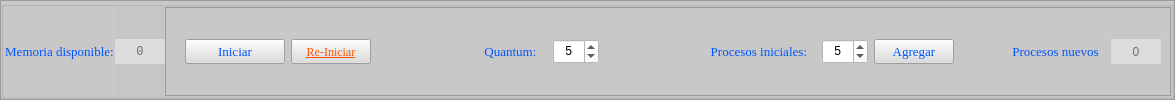
          <widget class="QFrame" name="frame_2">
           <property name="styleSheet">
            <string notr="true">background-color: rgb(200, 200, 200);</string>
           </property>
           <property name="frameShape">
            <enum>QFrame::StyledPanel</enum>
           </property>
           <property name="frameShadow">
            <enum>QFrame::Raised</enum>
           </property>
           <layout class="QGridLayout" name="gridLayout_4">
            <property name="leftMargin">
             <number>0</number>
            </property>
            <property name="topMargin">
             <number>0</number>
            </property>
            <property name="rightMargin">
             <number>0</number>
            </property>
            <property name="bottomMargin">
             <number>0</number>
            </property>
            <property name="spacing">
             <number>0</number>
            </property>
            <item row="0" column="0">
             <widget class="QGroupBox" name="groupBox_4">
              <property name="minimumSize">
               <size>
                <width>0</width>
                <height>50</height>
               </size>
              </property>
              <property name="title">
               <string/>
              </property>
              <layout class="QHBoxLayout" name="horizontalLayout_4">
               <property name="spacing">
                <number>0</number>
               </property>
               <property name="leftMargin">
                <number>0</number>
               </property>
               <property name="topMargin">
                <number>0</number>
               </property>
               <property name="rightMargin">
                <number>0</number>
               </property>
               <property name="bottomMargin">
                <number>0</number>
               </property>
               <item>
                <layout class="QHBoxLayout" name="horizontalLayout_3">
                 <property name="spacing">
                  <number>0</number>
                 </property>
                 <item>
                  <widget class="QLabel" name="label">
                   <property name="minimumSize">
                    <size>
                     <width>111</width>
                     <height>0</height>
                    </size>
                   </property>
                   <property name="maximumSize">
                    <size>
                     <width>160</width>
                     <height>16777215</height>
                    </size>
                   </property>
                   <property name="font">
                    <font>
                     <family>Times New Roman</family>
                     <pointsize>10</pointsize>
                    </font>
                   </property>
                   <property name="styleSheet">
                    <string notr="true">color: rgb(0, 85, 255);</string>
                   </property>
                   <property name="text">
                    <string>Memoria disponible:</string>
                   </property>
                   <property name="alignment">
                    <set>Qt::AlignCenter</set>
                   </property>
                  </widget>
                 </item>
                 <item>
                  <widget class="QLineEdit" name="le_memoria_restante">
                   <property name="minimumSize">
                    <size>
                     <width>50</width>
                     <height>25</height>
                    </size>
                   </property>
                   <property name="maximumSize">
                    <size>
                     <width>50</width>
                     <height>16777215</height>
                    </size>
                   </property>
                   <property name="font">
                    <font>
                     <family>Consolas</family>
                    </font>
                   </property>
                   <property name="styleSheet">
                    <string notr="true">background-color: rgb(220, 220, 220);</string>
                   </property>
                   <property name="frame">
                    <bool>false</bool>
                   </property>
                   <property name="alignment">
                    <set>Qt::AlignCenter</set>
                   </property>
                   <property name="readOnly">
                    <bool>true</bool>
                   </property>
                   <property name="placeholderText">
                    <string>0</string>
                   </property>
                  </widget>
                 </item>
                </layout>
               </item>
               <item>
                <widget class="QFrame" name="frame_5">
                 <property name="minimumSize">
                  <size>
                   <width>900</width>
                   <height>0</height>
                  </size>
                 </property>
                 <property name="frameShape">
                  <enum>QFrame::StyledPanel</enum>
                 </property>
                 <property name="frameShadow">
                  <enum>QFrame::Raised</enum>
                 </property>
                 <layout class="QHBoxLayout" name="horizontalLayout_13">
                  <item>
                   <spacer name="horizontalSpacer_8">
                    <property name="orientation">
                     <enum>Qt::Horizontal</enum>
                    </property>
                    <property name="sizeType">
                     <enum>QSizePolicy::Minimum</enum>
                    </property>
                    <property name="sizeHint" stdset="0">
                     <size>
                      <width>10</width>
                      <height>20</height>
                     </size>
                    </property>
                   </spacer>
                  </item>
                  <item>
                   <widget class="QPushButton" name="pb_iniciar">
                    <property name="minimumSize">
                     <size>
                      <width>100</width>
                      <height>25</height>
                     </size>
                    </property>
                    <property name="font">
                     <font>
                      <family>Times New Roman</family>
                      <pointsize>10</pointsize>
                     </font>
                    </property>
                    <property name="styleSheet">
                     <string notr="true">
QPushButton {
   
	background-color: rgb(220, 220, 220);
	
	color: rgb(0, 85, 255);

}

QPushButton:hover {
    
	background-color: rgb(255, 255, 255);
}


QPushButton:pressed {
   
	background-color: rgb(190, 190, 190);
	
	color: rgb(0, 170, 0);
}</string>
                    </property>
                    <property name="text">
                     <string>Iniciar</string>
                    </property>
                    <property name="checkable">
                     <bool>false</bool>
                    </property>
                   </widget>
                  </item>
                  <item>
                   <widget class="QPushButton" name="pb_re_iniciar">
                    <property name="minimumSize">
                     <size>
                      <width>70</width>
                      <height>25</height>
                     </size>
                    </property>
                    <property name="font">
                     <font>
                      <family>Times New Roman</family>
                      <pointsize>9</pointsize>
                      <weight>50</weight>
                      <italic>false</italic>
                      <bold>false</bold>
                      <underline>true</underline>
                      <strikeout>false</strikeout>
                      <kerning>true</kerning>
                     </font>
                    </property>
                    <property name="acceptDrops">
                     <bool>false</bool>
                    </property>
                    <property name="styleSheet">
                     <string notr="true">
QPushButton {
   
	background-color: rgb(220, 220, 220);
	
	color: rgb(255, 85, 0);
}
</string>
                    </property>
                    <property name="text">
                     <string>Re-Iniciar</string>
                    </property>
                   </widget>
                  </item>
                  <item>
                   <spacer name="horizontalSpacer">
                    <property name="orientation">
                     <enum>Qt::Horizontal</enum>
                    </property>
                    <property name="sizeHint" stdset="0">
                     <size>
                      <width>100</width>
                      <height>20</height>
                     </size>
                    </property>
                   </spacer>
                  </item>
                  <item>
                   <widget class="QLabel" name="label_12">
                    <property name="minimumSize">
                     <size>
                      <width>70</width>
                      <height>0</height>
                     </size>
                    </property>
                    <property name="maximumSize">
                     <size>
                      <width>80</width>
                      <height>16777215</height>
                     </size>
                    </property>
                    <property name="font">
                     <font>
                      <family>Times New Roman</family>
                      <pointsize>10</pointsize>
                     </font>
                    </property>
                    <property name="styleSheet">
                     <string notr="true">color: rgb(0, 85, 255);</string>
                    </property>
                    <property name="text">
                     <string>Quantum: </string>
                    </property>
                    <property name="alignment">
                     <set>Qt::AlignCenter</set>
                    </property>
                   </widget>
                  </item>
                  <item>
                   <widget class="QSpinBox" name="sb_quantum">
                    <property name="minimumSize">
                     <size>
                      <width>40</width>
                      <height>25</height>
                     </size>
                    </property>
                    <property name="font">
                     <font>
                      <family>Consolas</family>
                     </font>
                    </property>
                    <property name="styleSheet">
                     <string notr="true">background-color: rgb(255, 255, 255);</string>
                    </property>
                    <property name="wrapping">
                     <bool>false</bool>
                    </property>
                    <property name="frame">
                     <bool>true</bool>
                    </property>
                    <property name="alignment">
                     <set>Qt::AlignCenter</set>
                    </property>
                    <property name="readOnly">
                     <bool>false</bool>
                    </property>
                    <property name="buttonSymbols">
                     <enum>QAbstractSpinBox::UpDownArrows</enum>
                    </property>
                    <property name="minimum">
                     <number>3</number>
                    </property>
                    <property name="maximum">
                     <number>15</number>
                    </property>
                    <property name="value">
                     <number>5</number>
                    </property>
                   </widget>
                  </item>
                  <item>
                   <spacer name="horizontalSpacer_9">
                    <property name="orientation">
                     <enum>Qt::Horizontal</enum>
                    </property>
                    <property name="sizeHint" stdset="0">
                     <size>
                      <width>100</width>
                      <height>20</height>
                     </size>
                    </property>
                   </spacer>
                  </item>
                  <item>
                   <widget class="QLabel" name="label_10">
                    <property name="minimumSize">
                     <size>
                      <width>111</width>
                      <height>0</height>
                     </size>
                    </property>
                    <property name="maximumSize">
                     <size>
                      <width>220</width>
                      <height>16777215</height>
                     </size>
                    </property>
                    <property name="font">
                     <font>
                      <family>Times New Roman</family>
                      <pointsize>10</pointsize>
                     </font>
                    </property>
                    <property name="styleSheet">
                     <string notr="true">color: rgb(0, 85, 255);</string>
                    </property>
                    <property name="text">
                     <string>Procesos iniciales: </string>
                    </property>
                    <property name="alignment">
                     <set>Qt::AlignCenter</set>
                    </property>
                   </widget>
                  </item>
                  <item>
                   <widget class="QSpinBox" name="sb_num_procesos">
                    <property name="minimumSize">
                     <size>
                      <width>40</width>
                      <height>25</height>
                     </size>
                    </property>
                    <property name="font">
                     <font>
                      <family>Consolas</family>
                     </font>
                    </property>
                    <property name="styleSheet">
                     <string notr="true">background-color: rgb(255, 255, 255);</string>
                    </property>
                    <property name="wrapping">
                     <bool>false</bool>
                    </property>
                    <property name="frame">
                     <bool>true</bool>
                    </property>
                    <property name="alignment">
                     <set>Qt::AlignCenter</set>
                    </property>
                    <property name="readOnly">
                     <bool>false</bool>
                    </property>
                    <property name="buttonSymbols">
                     <enum>QAbstractSpinBox::UpDownArrows</enum>
                    </property>
                    <property name="minimum">
                     <number>1</number>
                    </property>
                    <property name="value">
                     <number>5</number>
                    </property>
                   </widget>
                  </item>
                  <item>
                   <widget class="QPushButton" name="pb_agregar_procesos">
                    <property name="minimumSize">
                     <size>
                      <width>0</width>
                      <height>25</height>
                     </size>
                    </property>
                    <property name="font">
                     <font>
                      <family>Times New Roman</family>
                      <pointsize>10</pointsize>
                     </font>
                    </property>
                    <property name="styleSheet">
                     <string notr="true">
QPushButton {
   
	background-color: rgb(220, 220, 220);
	
	color: rgb(0, 85, 255);

}

QPushButton:hover {
    
	background-color: rgb(255, 255, 255);
}


QPushButton:pressed {
   
	background-color: rgb(190, 190, 190);
	
	color: rgb(0, 170, 0);
}</string>
                    </property>
                    <property name="text">
                     <string>Agregar</string>
                    </property>
                   </widget>
                  </item>
                  <item>
                   <spacer name="horizontalSpacer_6">
                    <property name="orientation">
                     <enum>Qt::Horizontal</enum>
                    </property>
                    <property name="sizeHint" stdset="0">
                     <size>
                      <width>40</width>
                      <height>20</height>
                     </size>
                    </property>
                   </spacer>
                  </item>
                  <item>
                   <layout class="QHBoxLayout" name="horizontalLayout_5">
                    <property name="spacing">
                     <number>0</number>
                    </property>
                    <item>
                     <widget class="QLabel" name="label_9">
                      <property name="minimumSize">
                       <size>
                        <width>111</width>
                        <height>0</height>
                       </size>
                      </property>
                      <property name="maximumSize">
                       <size>
                        <width>220</width>
                        <height>16777215</height>
                       </size>
                      </property>
                      <property name="font">
                       <font>
                        <family>Times New Roman</family>
                        <pointsize>10</pointsize>
                       </font>
                      </property>
                      <property name="styleSheet">
                       <string notr="true">color: rgb(0, 85, 255);</string>
                      </property>
                      <property name="text">
                       <string>Procesos nuevos</string>
                      </property>
                      <property name="alignment">
                       <set>Qt::AlignCenter</set>
                      </property>
                     </widget>
                    </item>
                    <item>
                     <widget class="QLineEdit" name="le_procesos_nuevos">
                      <property name="minimumSize">
                       <size>
                        <width>50</width>
                        <height>25</height>
                       </size>
                      </property>
                      <property name="maximumSize">
                       <size>
                        <width>50</width>
                        <height>16777215</height>
                       </size>
                      </property>
                      <property name="styleSheet">
                       <string notr="true">background-color: rgb(220, 220, 220);</string>
                      </property>
                      <property name="frame">
                       <bool>false</bool>
                      </property>
                      <property name="alignment">
                       <set>Qt::AlignCenter</set>
                      </property>
                      <property name="readOnly">
                       <bool>true</bool>
                      </property>
                      <property name="placeholderText">
                       <string>0</string>
                      </property>
                     </widget>
                    </item>
                   </layout>
                  </item>
                 </layout>
                </widget>
               </item>
              </layout>
             </widget>
            </item>
           </layout>
          </widget>
